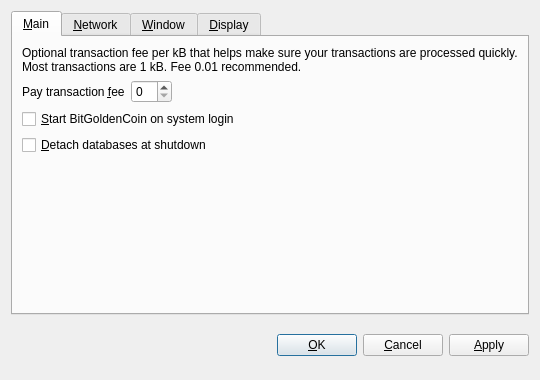
<?xml version="1.0" encoding="UTF-8"?>
<ui version="4.0">
 <class>OptionsDialog</class>
 <widget class="QDialog" name="OptionsDialog">
  <property name="geometry">
   <rect>
    <x>0</x>
    <y>0</y>
    <width>540</width>
    <height>380</height>
   </rect>
  </property>
  <property name="windowTitle">
   <string>Options</string>
  </property>
  <property name="modal">
   <bool>true</bool>
  </property>
  <layout class="QVBoxLayout" name="verticalLayout">
   <item>
    <widget class="QTabWidget" name="tabWidget">
     <property name="tabPosition">
      <enum>QTabWidget::North</enum>
     </property>
     <property name="currentIndex">
      <number>0</number>
     </property>
     <widget class="QWidget" name="tabMain">
      <attribute name="title">
       <string>&amp;Main</string>
      </attribute>
      <layout class="QVBoxLayout" name="verticalLayout_Main">
       <item>
        <widget class="QLabel" name="transactionFeeInfoLabel">
         <property name="text">
          <string>Optional transaction fee per kB that helps make sure your transactions are processed quickly. Most transactions are 1 kB. Fee 0.01 recommended.</string>
         </property>
         <property name="textFormat">
          <enum>Qt::PlainText</enum>
         </property>
         <property name="wordWrap">
          <bool>true</bool>
         </property>
        </widget>
       </item>
       <item>
        <layout class="QHBoxLayout" name="horizontalLayout_Main">
         <item>
          <widget class="QLabel" name="transactionFeeLabel">
           <property name="text">
            <string>Pay transaction &amp;fee</string>
           </property>
           <property name="textFormat">
            <enum>Qt::PlainText</enum>
           </property>
           <property name="buddy">
            <cstring>transactionFee</cstring>
           </property>
          </widget>
         </item>
         <item>
          <widget class="BitcoinAmountField" name="transactionFee"/>
         </item>
         <item>
          <spacer name="horizontalSpacer_Main">
           <property name="orientation">
            <enum>Qt::Horizontal</enum>
           </property>
           <property name="sizeHint" stdset="0">
            <size>
             <width>40</width>
             <height>20</height>
            </size>
           </property>
          </spacer>
         </item>
        </layout>
       </item>
       <item>
        <widget class="QCheckBox" name="bitcoinAtStartup">
         <property name="toolTip">
          <string>Automatically start BitGoldenCoin after logging in to the system.</string>
         </property>
         <property name="text">
          <string>&amp;Start BitGoldenCoin on system login</string>
         </property>
        </widget>
       </item>
       <item>
        <widget class="QCheckBox" name="detachDatabases">
         <property name="toolTip">
          <string>Detach block and address databases at shutdown. This means they can be moved to another data directory, but it slows down shutdown. The wallet is always detached.</string>
         </property>
         <property name="text">
          <string>&amp;Detach databases at shutdown</string>
         </property>
        </widget>
       </item>
       <item>
        <spacer name="verticalSpacer_Main">
         <property name="orientation">
          <enum>Qt::Vertical</enum>
         </property>
         <property name="sizeHint" stdset="0">
          <size>
           <width>20</width>
           <height>40</height>
          </size>
         </property>
        </spacer>
       </item>
      </layout>
     </widget>
     <widget class="QWidget" name="tabNetwork">
      <attribute name="title">
       <string>&amp;Network</string>
      </attribute>
      <layout class="QVBoxLayout" name="verticalLayout_Network">
       <item>
        <widget class="QCheckBox" name="mapPortUpnp">
         <property name="toolTip">
          <string>Automatically open the BitGoldenCoin client port on the router. This only works when your router supports UPnP and it is enabled.</string>
         </property>
         <property name="text">
          <string>Map port using &amp;UPnP</string>
         </property>
        </widget>
       </item>
       <item>
        <widget class="QCheckBox" name="connectSocks">
         <property name="toolTip">
          <string>Connect to the BitGoldenCoin network through a SOCKS proxy (e.g. when connecting through Tor).</string>
         </property>
         <property name="text">
          <string>&amp;Connect through SOCKS proxy:</string>
         </property>
        </widget>
       </item>
       <item>
        <layout class="QHBoxLayout" name="horizontalLayout_Network">
         <item>
          <widget class="QLabel" name="proxyIpLabel">
           <property name="text">
            <string>Proxy &amp;IP:</string>
           </property>
           <property name="textFormat">
            <enum>Qt::PlainText</enum>
           </property>
           <property name="buddy">
            <cstring>proxyIp</cstring>
           </property>
          </widget>
         </item>
         <item>
          <widget class="QValidatedLineEdit" name="proxyIp">
           <property name="maximumSize">
            <size>
             <width>140</width>
             <height>16777215</height>
            </size>
           </property>
           <property name="toolTip">
            <string>IP address of the proxy (e.g. 127.0.0.1)</string>
           </property>
          </widget>
         </item>
         <item>
          <widget class="QLabel" name="proxyPortLabel">
           <property name="text">
            <string>&amp;Port:</string>
           </property>
           <property name="textFormat">
            <enum>Qt::PlainText</enum>
           </property>
           <property name="buddy">
            <cstring>proxyPort</cstring>
           </property>
          </widget>
         </item>
         <item>
          <widget class="QLineEdit" name="proxyPort">
           <property name="maximumSize">
            <size>
             <width>55</width>
             <height>16777215</height>
            </size>
           </property>
           <property name="toolTip">
            <string>Port of the proxy (e.g. 9050)</string>
           </property>
          </widget>
         </item>
         <item>
          <widget class="QLabel" name="socksVersionLabel">
           <property name="text">
            <string>SOCKS &amp;Version:</string>
           </property>
           <property name="textFormat">
            <enum>Qt::PlainText</enum>
           </property>
           <property name="buddy">
            <cstring>socksVersion</cstring>
           </property>
          </widget>
         </item>
         <item>
          <widget class="QValueComboBox" name="socksVersion">
           <property name="toolTip">
            <string>SOCKS version of the proxy (e.g. 5)</string>
           </property>
          </widget>
         </item>
         <item>
          <spacer name="horizontalSpacer_Network">
           <property name="orientation">
            <enum>Qt::Horizontal</enum>
           </property>
           <property name="sizeHint" stdset="0">
            <size>
             <width>40</width>
             <height>20</height>
            </size>
           </property>
          </spacer>
         </item>
        </layout>
       </item>
       <item>
        <spacer name="verticalSpacer_Network">
         <property name="orientation">
          <enum>Qt::Vertical</enum>
         </property>
         <property name="sizeHint" stdset="0">
          <size>
           <width>20</width>
           <height>40</height>
          </size>
         </property>
        </spacer>
       </item>
      </layout>
     </widget>
     <widget class="QWidget" name="tabWindow">
      <attribute name="title">
       <string>&amp;Window</string>
      </attribute>
      <layout class="QVBoxLayout" name="verticalLayout_Window">
       <item>
        <widget class="QCheckBox" name="minimizeToTray">
         <property name="toolTip">
          <string>Show only a tray icon after minimizing the window.</string>
         </property>
         <property name="text">
          <string>&amp;Minimize to the tray instead of the taskbar</string>
         </property>
        </widget>
       </item>
       <item>
        <widget class="QCheckBox" name="minimizeOnClose">
         <property name="toolTip">
          <string>Minimize instead of exit the application when the window is closed. When this option is enabled, the application will be closed only after selecting Quit in the menu.</string>
         </property>
         <property name="text">
          <string>M&amp;inimize on close</string>
         </property>
        </widget>
       </item>
       <item>
        <spacer name="verticalSpacer_Window">
         <property name="orientation">
          <enum>Qt::Vertical</enum>
         </property>
         <property name="sizeHint" stdset="0">
          <size>
           <width>20</width>
           <height>40</height>
          </size>
         </property>
        </spacer>
       </item>
      </layout>
     </widget>
     <widget class="QWidget" name="tabDisplay">
      <attribute name="title">
       <string>&amp;Display</string>
      </attribute>
      <layout class="QVBoxLayout" name="verticalLayout_Display">
       <item>
        <layout class="QHBoxLayout" name="horizontalLayout_1_Display">
         <item>
          <widget class="QLabel" name="langLabel">
           <property name="text">
            <string>User Interface &amp;language:</string>
           </property>
           <property name="textFormat">
            <enum>Qt::PlainText</enum>
           </property>
           <property name="buddy">
            <cstring>lang</cstring>
           </property>
          </widget>
         </item>
         <item>
          <widget class="QValueComboBox" name="lang">
           <property name="toolTip">
            <string>The user interface language can be set here. This setting will take effect after restarting BitGoldenCoin.</string>
           </property>
          </widget>
         </item>
        </layout>
       </item>
       <item>
        <layout class="QHBoxLayout" name="horizontalLayout_2_Display">
         <item>
          <widget class="QLabel" name="unitLabel">
           <property name="text">
            <string>&amp;Unit to show amounts in:</string>
           </property>
           <property name="textFormat">
            <enum>Qt::PlainText</enum>
           </property>
           <property name="buddy">
            <cstring>unit</cstring>
           </property>
          </widget>
         </item>
         <item>
          <widget class="QValueComboBox" name="unit">
           <property name="toolTip">
            <string>Choose the default subdivision unit to show in the interface and when sending coins.</string>
           </property>
          </widget>
         </item>
        </layout>
       </item>
       <item>
        <widget class="QCheckBox" name="displayAddresses">
         <property name="toolTip">
          <string>Whether to show BitGoldenCoin addresses in the transaction list.</string>
         </property>
         <property name="text">
          <string>&amp;Display addresses in transaction list</string>
         </property>
        </widget>
       </item>
       <item>
        <widget class="QCheckBox" name="coinControlFeatures">
         <property name="toolTip">
          <string>Whether to show coin control features or not.</string>
         </property>
         <property name="text">
          <string>Display coin &amp;control features (experts only!)</string>
         </property>
        </widget>
       </item>
       <item>
        <spacer name="verticalSpacer_Display">
         <property name="orientation">
          <enum>Qt::Vertical</enum>
         </property>
         <property name="sizeHint" stdset="0">
          <size>
           <width>20</width>
           <height>40</height>
          </size>
         </property>
        </spacer>
       </item>
      </layout>
     </widget>
    </widget>
   </item>
   <item>
    <layout class="QHBoxLayout" name="horizontalLayout_Buttons">
     <item>
      <spacer name="horizontalSpacer_1">
       <property name="orientation">
        <enum>Qt::Horizontal</enum>
       </property>
       <property name="sizeHint" stdset="0">
        <size>
         <width>40</width>
         <height>48</height>
        </size>
       </property>
      </spacer>
     </item>
     <item>
      <widget class="QLabel" name="statusLabel">
       <property name="font">
        <font>
         <weight>75</weight>
         <bold>true</bold>
        </font>
       </property>
       <property name="text">
        <string/>
       </property>
       <property name="textFormat">
        <enum>Qt::PlainText</enum>
       </property>
       <property name="wordWrap">
        <bool>true</bool>
       </property>
      </widget>
     </item>
     <item>
      <spacer name="horizontalSpacer_2">
       <property name="orientation">
        <enum>Qt::Horizontal</enum>
       </property>
       <property name="sizeHint" stdset="0">
        <size>
         <width>40</width>
         <height>48</height>
        </size>
       </property>
      </spacer>
     </item>
     <item>
      <widget class="QPushButton" name="okButton">
       <property name="text">
        <string>&amp;OK</string>
       </property>
      </widget>
     </item>
     <item>
      <widget class="QPushButton" name="cancelButton">
       <property name="text">
        <string>&amp;Cancel</string>
       </property>
       <property name="autoDefault">
        <bool>false</bool>
       </property>
      </widget>
     </item>
     <item>
      <widget class="QPushButton" name="applyButton">
       <property name="text">
        <string>&amp;Apply</string>
       </property>
       <property name="autoDefault">
        <bool>false</bool>
       </property>
      </widget>
     </item>
    </layout>
   </item>
  </layout>
 </widget>
 <customwidgets>
  <customwidget>
   <class>BitcoinAmountField</class>
   <extends>QSpinBox</extends>
   <header>bitcoinamountfield.h</header>
  </customwidget>
  <customwidget>
   <class>QValueComboBox</class>
   <extends>QComboBox</extends>
   <header>qvaluecombobox.h</header>
  </customwidget>
  <customwidget>
   <class>QValidatedLineEdit</class>
   <extends>QLineEdit</extends>
   <header>qvalidatedlineedit.h</header>
  </customwidget>
 </customwidgets>
 <resources/>
 <connections/>
</ui>
